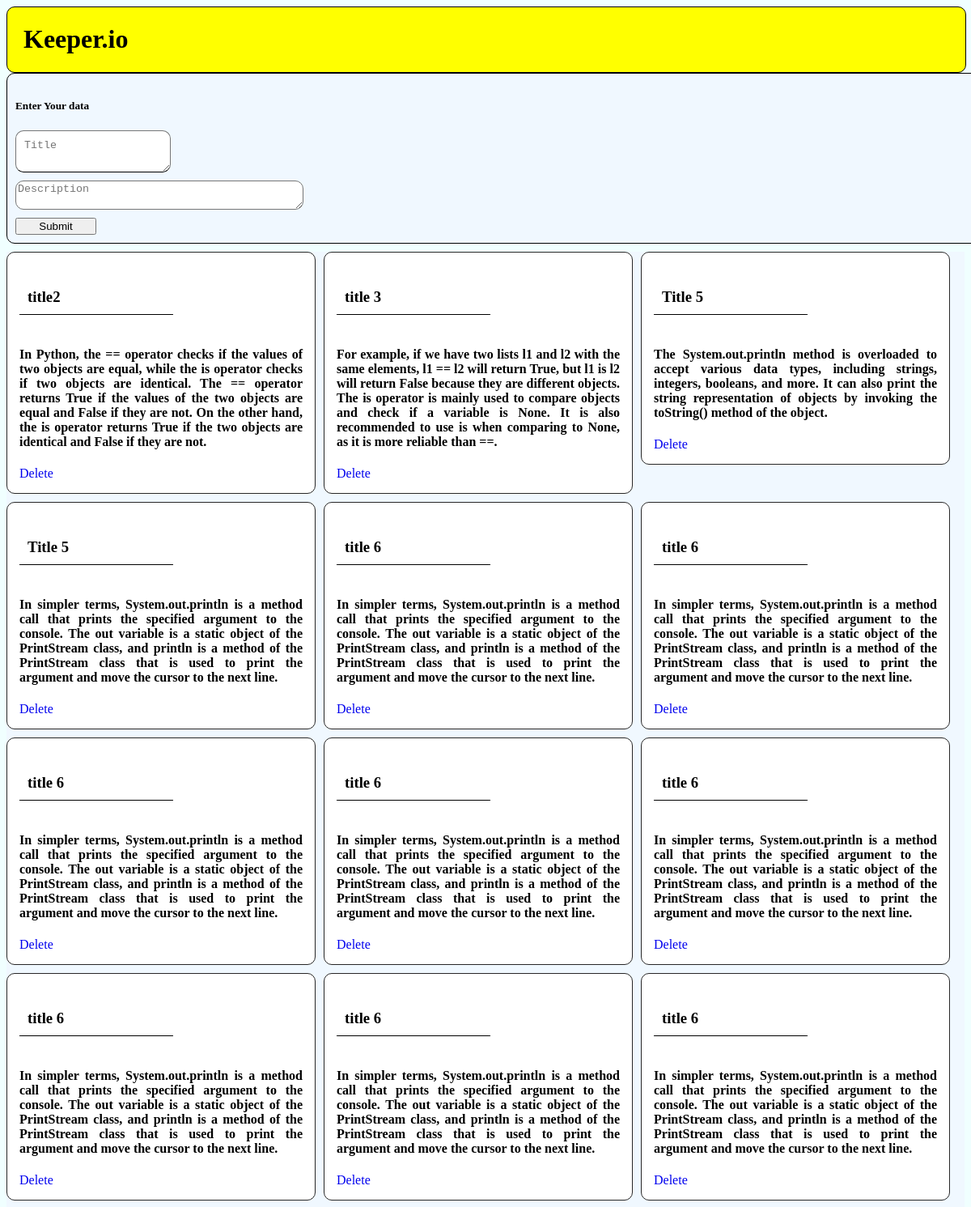
The page /student/ (upper part) on the database its author committed.
### app/models.py (models this page shows)
class App(models.Model):
    name=models.CharField(max_length=255)
    email=models.CharField(max_length=255)

### app/views.py (the view)
# urls.py: path('student/',views.students,name="output"),
def students(request):
    mystudent=App.objects.all().values()
    template=loader.get_template("index.html")
    context={
        'students':mystudent,
    }
    return HttpResponse(template.render(context,request))

### app/templates/index.html (shortened to what this page needs)
{%load static%}
<!DOCTYPE html>
<html lang="en">
<head>
    <link rel="stylesheet" href="{% static 'css/style.css' %}">
</head>
<body>
    <div class="nav">
        <div class="title">
            <h1>Keeper.io</h1>
        </div>
    </div>
    <div class="Get_data">
    <h5>Enter Your data </h5>
    <form action="{%url 'form'%}" method="post">
        <textarea name="Title" id="title" placeholder="Title"></textarea>
        <textarea name="Description" id="description" placeholder="Description"></textarea>
        <input type="submit" id="submit" placeholder="Add">
    </form>
    </div>
    <div class="content">
        {% for i in students%}
            <div id="{{i.id}}" class="list_data">
                <h3 id="title">{{i.name}}</h3>
                <h4 id="description">{{i.email}}</h4>
                <a href="{%url 'post' i.id%}" id="delete">Delete</a>
            </div>
        {% endfor %}
    </div>
</body>
</html>

### app/static/css/style.css (style rules this page uses)
body { font-family: 'Times New Roman', Times, serif; background-color: azure; }
.title { margin: 20px; }
form { background-color: aliceblue; display: flex; flex-direction:column; gap: 10px; }
#delete { text-decoration: none; }
.Get_data { width: 100%; background-color: aliceblue; padding: 10px; border: 1px solid black; border-radius: 10px; margin-bottom: 10px; }
#submit { width:100px }
#title { width: 170px; border-bottom: 1px solid black; padding: 10px; }
#description { width: 350px; text-align: justify; }
.nav { background-color: yellow; height: 100%; border: 1px solid black; border-radius: 10px; width: 100%; }
textarea { border-radius: 10px; }
.content { background-color: aliceblue; display:flex; flex-wrap: wrap; align-content: space-around; gap: 10px; max-height:80vh; overflow-y: scroll; }
.list_data { width: fit-content; height:fit-content; display: flex; flex-direction: column; padding: 15px; border: 1px solid rgb(40, 39, 39); border-radius: 10px; background-color: white; }

### rows shown on the page
App: name "title2", email "In Python, the == operator checks if the values of two objects are equal, while the is operator checks if two objects are identical. The == operator returns True if the values of the two objects are equal and False if they are not. On the other hand, the is operator returns True if the two objects are identical and False if they are not."
App: name "title 3", email "For example, if we have two lists l1 and l2 with the same elements, l1 == l2 will return True, but l1 is l2 will return False because they are different objects. The is operator is mainly used to compare objects and check if a variable is None. It is also recommended to use is when comparing to None, as it is more reliable than ==."
App: name "Title 5", email "The System.out.println method is overloaded to accept various data types, including strings, integers, booleans, and more. It can also print the string representation of objects by invoking the toString() method of the object."
App: name "Title 5", email "In simpler terms, System.out.println is a method call that prints the specified argument to the console. The out variable is a static object of the PrintStream class, and println is a method of the PrintStream class that is used to print the argument and move the cursor to the next line."
App: name "title 6", email "In simpler terms, System.out.println is a method call that prints the specified argument to the console. The out variable is a static object of the PrintStream class, and println is a method of the PrintStream class that is used to print the argument and move the cursor to the next line."
App: name "title 6", email "In simpler terms, System.out.println is a method call that prints the specified argument to the console. The out variable is a static object of the PrintStream class, and println is a method of the PrintStream class that is used to print the argument and move the cursor to the next line."
App: name "title 6", email "In simpler terms, System.out.println is a method call that prints the specified argument to the console. The out variable is a static object of the PrintStream class, and println is a method of the PrintStream class that is used to print the argument and move the cursor to the next line."
App: name "title 6", email "In simpler terms, System.out.println is a method call that prints the specified argument to the console. The out variable is a static object of the PrintStream class, and println is a method of the PrintStream class that is used to print the argument and move the cursor to the next line."
App: name "title 6", email "In simpler terms, System.out.println is a method call that prints the specified argument to the console. The out variable is a static object of the PrintStream class, and println is a method of the PrintStream class that is used to print the argument and move the cursor to the next line."
App: name "title 6", email "In simpler terms, System.out.println is a method call that prints the specified argument to the console. The out variable is a static object of the PrintStream class, and println is a method of the PrintStream class that is used to print the argument and move the cursor to the next line."
App: name "title 6", email "In simpler terms, System.out.println is a method call that prints the specified argument to the console. The out variable is a static object of the PrintStream class, and println is a method of the PrintStream class that is used to print the argument and move the cursor to the next line."
App: name "title 6", email "In simpler terms, System.out.println is a method call that prints the specified argument to the console. The out variable is a static object of the PrintStream class, and println is a method of the PrintStream class that is used to print the argument and move the cursor to the next line."
